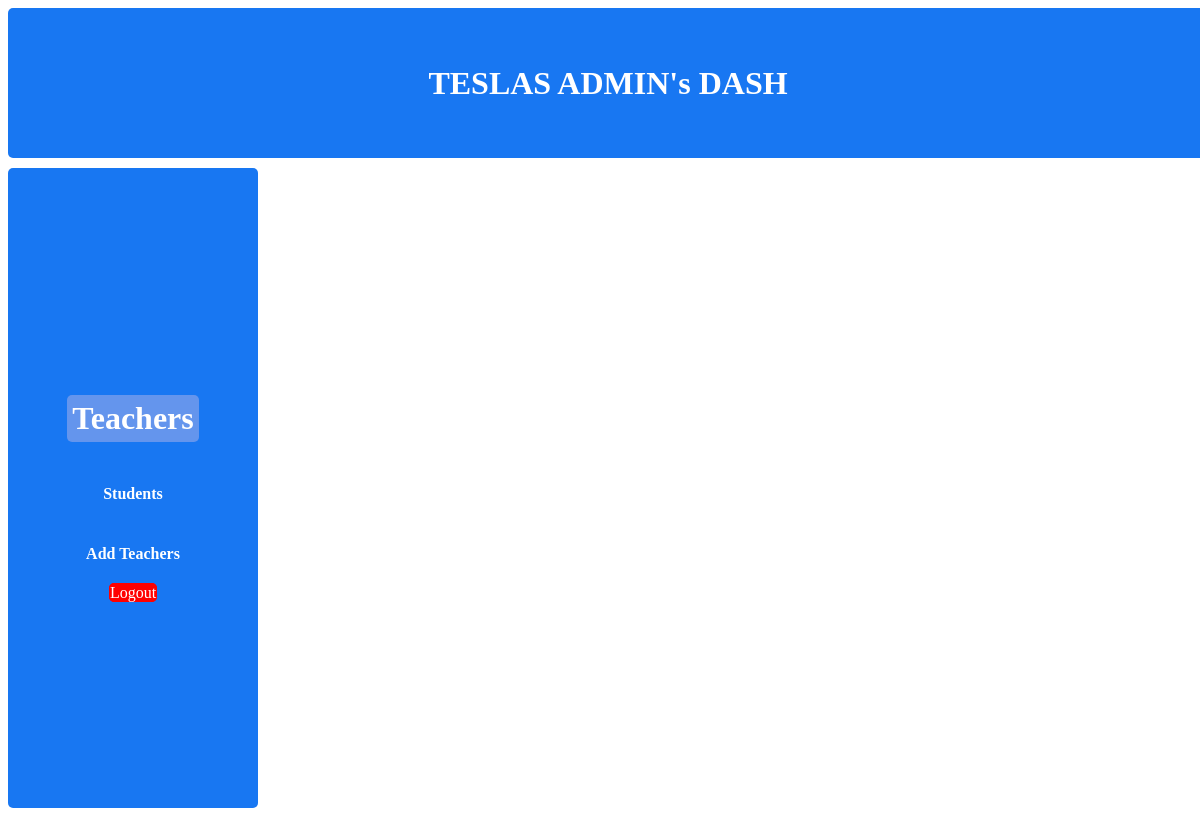
/admindash, run on an earlier commit of the app's database.
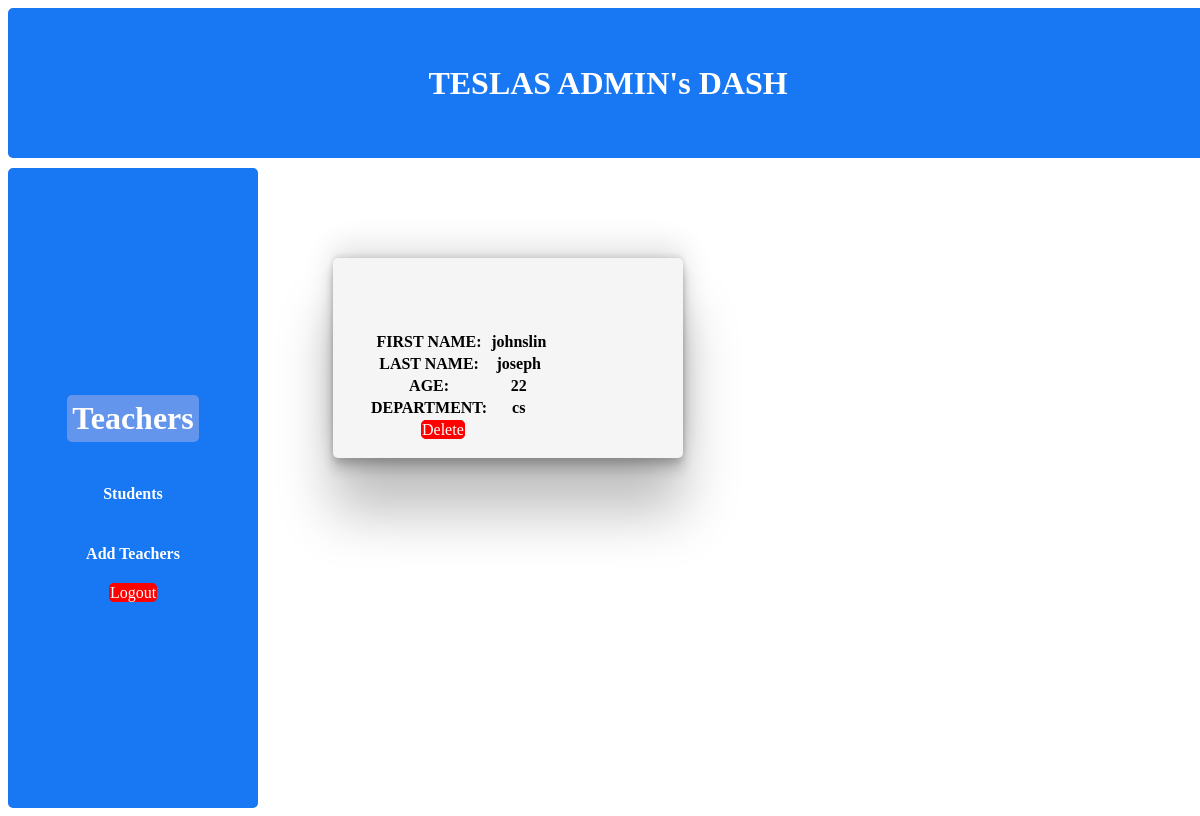
And on a later commit of the database.
### cmsapp/models.py (models this page shows)
class Profile(models.Model):
    user = models.OneToOneField(settings.AUTH_USER_MODEL, on_delete=models.CASCADE)
    first_name = models.CharField(max_length=30)
    last_name = models.CharField(max_length=30)
    age=models.IntegerField()
    department=models.CharField(max_length=50)
    is_first_login = models.BooleanField(default=True)
    staff= models.ForeignKey(User, on_delete=models.CASCADE,related_name='profile_staff')

### cmsapp/views.py (the view)
# urls.py: path('admindash',views.admindash,name="admindash"),
def admindash(request):
    staff_profiles = Profile.objects.filter(staff=True)
    return render(request,"admindash.html",{"staff_profiles":staff_profiles})

### Templates/admindash.html (shortened to what this page needs)
{% load static %}
<!DOCTYPE html>
<html lang="en">
  <head>
    <link rel="stylesheet" href="{% static 'css/admindash.css' %}" />
    <link
      rel="stylesheet"
      href="https://cdn.jsdelivr.net/npm/bootstrap-icons@1.11.3/font/bootstrap-icons.min.css"
    />
  </head>
  <body>
    <div class="main">
      <div class="mainnav">
        <h1>TESLAS ADMIN's DASH</h1>
      </div>
      <div class="dash">
        <div class="dashmenu">
          <h1><a href="{% url 'admindash' %}">Teachers</a></h1>
          <h4><a href="{% url  'admindashstudents' %}">Students</a></h4>
          <h4><a href="{% url 'addstaff' %}">Add Teachers</a></h4>
          <span><a href="{% url 'logoutuser' %}" style="background-color: red; border-radius: 5px; border:1px red solid; text-decoration: none; color: white;">Logout</a></span>
        </div>
        <div class="dashwork">
          {% for i in staff_profiles %}
          <div class="card">
            <div class="profname">
              <table >
                <tr>
                  <th>FIRST NAME:</th>
                  <th>{{ i.first_name }}</th>
                </tr>
                <br />
                <tr>
                  <th>LAST NAME:</th>
                  <th>{{ i.last_name }}</th>
                </tr>
                <br />
                <tr>
                  <th>AGE:</th>
                  <th>{{ i.age }}</th>
                </tr>
                <br/>
                <tr>
                    <th>DEPARTMENT:</th>
                    <th> {{i.department}}</th>
                </tr>
                <tr>
                   <td><a href="" style="background-color: red; border-radius: 5px; border:1px red solid; text-decoration: none; color: white;margin-left: 50px;">Delete</a></td>
                </tr>
                <br/>
              </table>
            </div>
          </div>
          {% endfor %}
        </div>
      </div>
    </div>
  </body>
</html>

### Static/css/admindash.css (style rules this page uses)
.mainnav { background-color: rgb(24, 119, 242); position: fixed; width: 100%; color: white; display: flex; justify-content: center; align-items: center; height: 150px; border-radius: 5px; margin: 0px; }
.dashmenu { background-color: rgb(24, 119, 242); color: white; width: 250px; height: 80vh; position: fixed; margin-top: 160px; border-radius: 5px; display: flex; flex-direction: column; align-items:center ; justify-content: center; }
.dash { width: 100%; display: flex; flex-direction: row; flex-wrap: wrap; }
.dashmenu a { text-decoration: none; color: white; }
.dashmenu h1 { background-color: cornflowerblue; border-radius: 5px; padding: 5px; }
.card { height: 200px; width: 350px; background-color:whitesmoke; border-radius: 5px; box-shadow: rgba(0, 0, 0, 0.25) 0px 54px 55px, rgba(0, 0, 0, 0.12) 0px -12px 30px, rgba(0, 0, 0, 0.12) 0px 4px 6px, rgba(0, 0, 0, 0.17) 0px 12px 13px, rgba(0, 0, 0, 0.09) 0px -3px 5px; margin-top: -100px; display: flex; flex-direction: column; margin-left: -500px; }
.dashwork { display: flex; align-items: center; justify-content: space-evenly; width: 700px; height: 100vh; flex-wrap: wrap; margin-left:400px ; }
.profname { padding-left: 10%; }

What changed in the data, as far as the page shows it:
added Profile: first_name "johnslin", last_name "joseph", age "22", department "cs"
